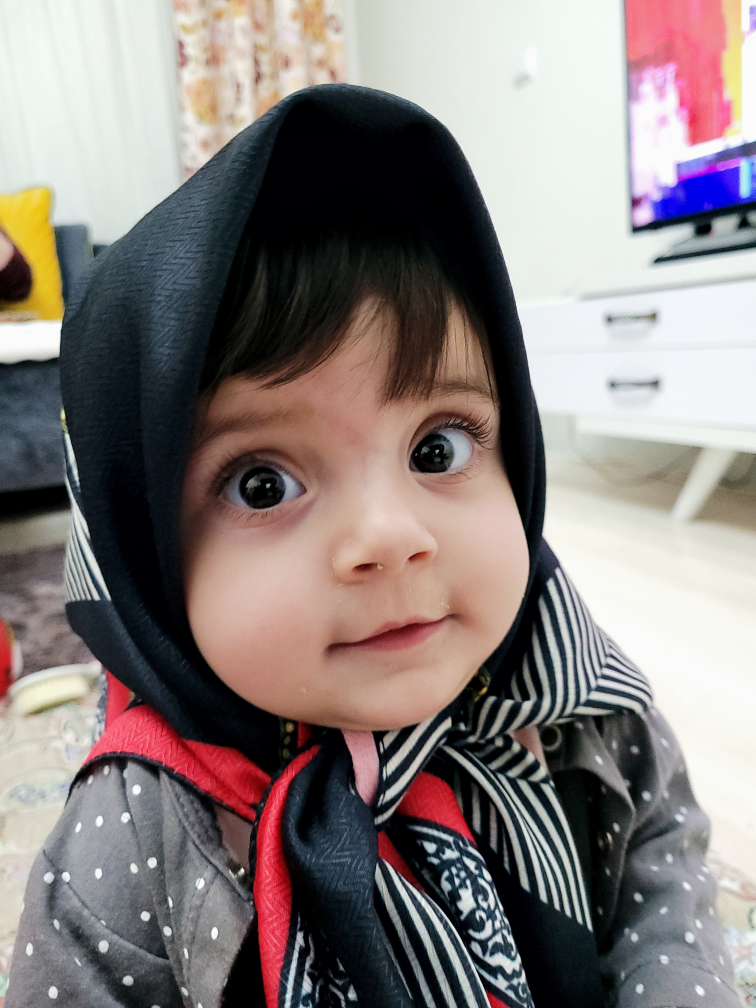
#> input picture HW_04/face_reference.jpg, 3024 x 4032 px (shown at 1/4 size)
$ jupyter execute --allow-errors 4.ipynb
#> lines starting #> are read from the running program, lines starting #| are printed output that depends on the picture
[cell 1]
import matplotlib.pyplot as plt

face_reference = plt.imread("face_reference.jpg")
#> face_reference is the input picture: shape (4032, 3024, 3); mean R, G, B 136.1, 126.5, 125
face_input = plt.imread("face_input.jpg")
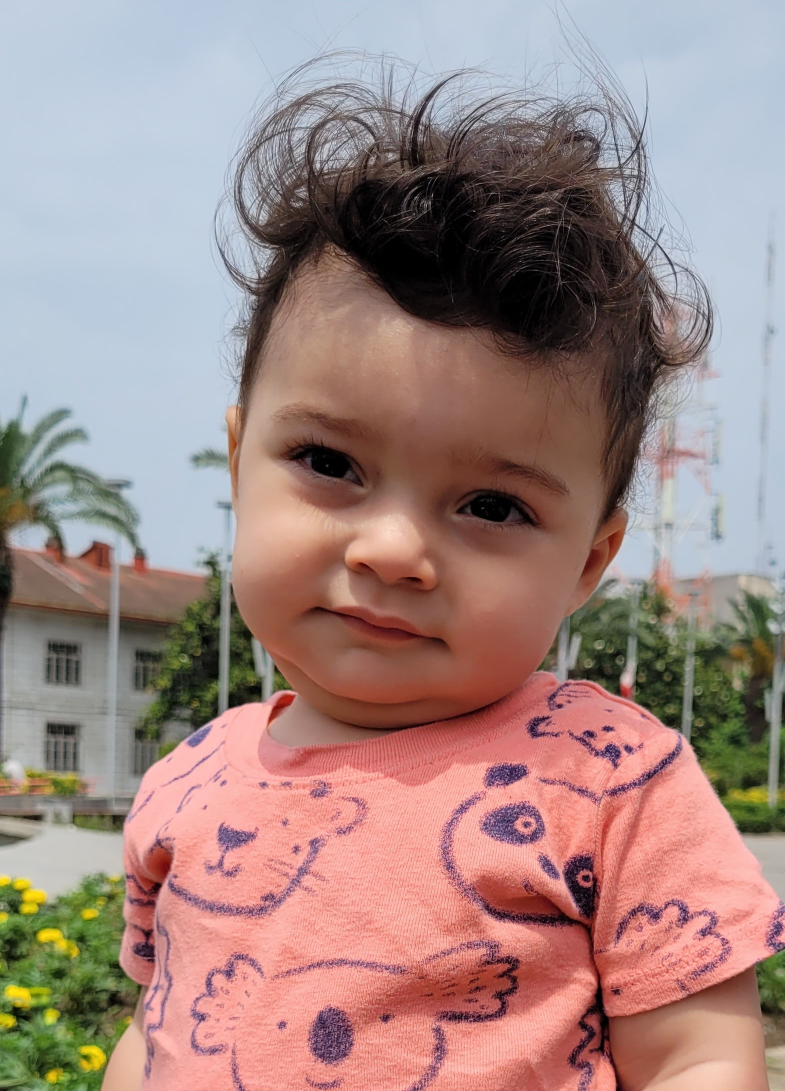
#> input picture HW_04/face_input.jpg, 1569 x 2182 px (shown at 1/2 size)
#> face_input is the input picture: shape (2182, 1569, 3); mean R, G, B 161.5, 135.8, 131.9

def togray(image):
    R = image[:, :, 0]
    G = image[:, :, 1]
    B = image[:, :, 2]
    return 0.299*R + 0.587*G + 0.114*B

refrence_gray = togray(face_reference)
input_gray = togray(face_input)
#> in togray (call 2), `R = image[:, :, 0]`:
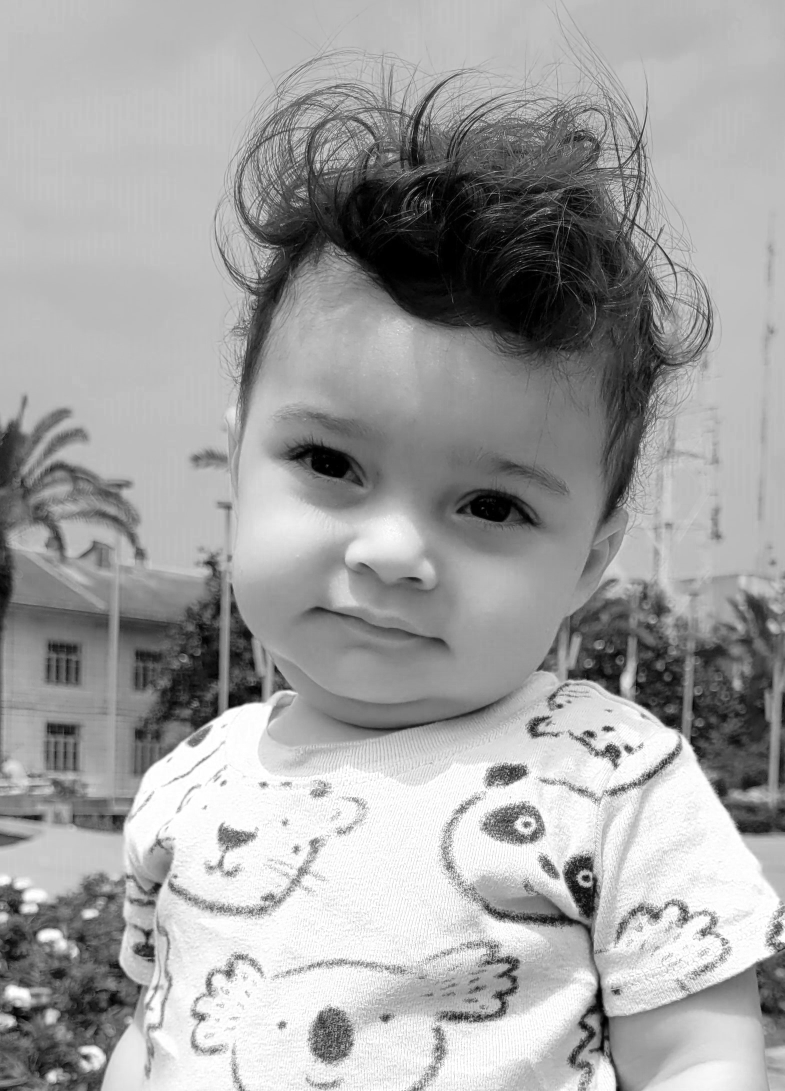
#> R: shape (2182, 1569) (shown at 1/2 size); min 0, max 255, mean 161.5
#> in togray (call 2), `B = image[:, :, 2]`:
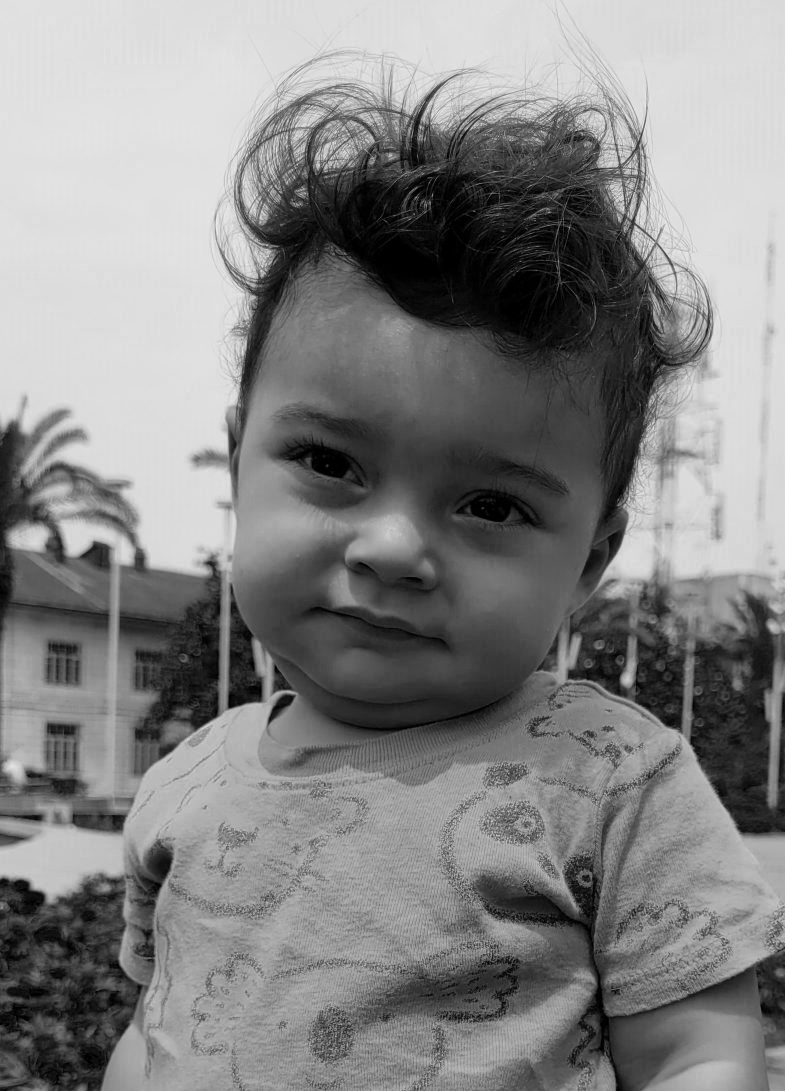
#> B: shape (2182, 1569) (shown at 1/2 size); min 0, max 252, mean 131.9

plt.figure(figsize=(10, 5))

plt.subplot(1, 2, 1)
plt.imshow(refrence_gray, cmap="gray")
plt.title("reference")

plt.subplot(1, 2, 2)
plt.imshow(input_gray, cmap="gray")
plt.title("input")

plt.show()

[cell 2]
import numpy as np

def resize(image,high,width):
#> called with high = 200, width = 150
    y_points = np.linspace(0, len(image[:,0]) - 1, high).astype(np.int32)
#> y_points = 200 values from 0 to 4031
    x_points = np.linspace(0, len(image[0,:]) - 1, width).astype(np.int32)
#> x_points = 150 values from 0 to 3023
    return image[y_points][:, x_points]
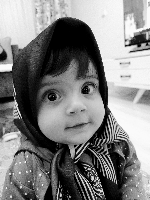
#> returned value: shape (200, 150) float64; min 0, max 252, mean 129.6

refrence_resized = resize(refrence_gray,200,150)
input_resized = resize(input_gray,200,150)
#> call 2 of resize, with high = 200, width = 150
#> in resize (call 2), `y_points = np.linspace(0, len(image[:,0]) - 1, high).astype(np.int32)`: y_points = 200 values from 0 to 2181
#> in resize (call 2), `x_points = np.linspace(0, len(image[0,:]) - 1, width).astype(np.int32)`: x_points = 150 values from 0 to 1568
#> in resize (call 2), `return image[y_points][:, x_points]`:
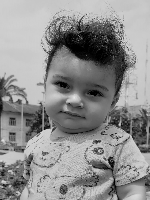
#> returned value: shape (200, 150) float64; min 0, max 230.4, mean 143.2

plt.figure(figsize=(10, 5))

plt.subplot(1, 2, 1)
plt.imshow(refrence_resized, cmap="gray")
plt.title("reference")

plt.subplot(1, 2, 2)
plt.imshow(input_resized, cmap="gray")
plt.title("input")

plt.show()

[cell 3]
refrence_resized

[cell 4]
input_resized

[cell 5]
MAE = np.mean(np.absolute(refrence_resized-input_resized))
#> MAE = 82.68
MAE
#> Out = 82.68

[cell 6]
MSE = np.mean((refrence_resized-input_resized)**2)
#> MSE = 10349.1
MSE
#> Out = 10349.1

[cell 7]
match_text = "Face Not Matched"
if(MAE<10 or MSE<100):
    match_text = "Face Matched"

plt.figure(figsize=(10, 5))

plt.subplot(1, 2, 1)
plt.imshow(refrence_resized, cmap="gray")
plt.title("reference")

plt.subplot(1, 2, 2)
plt.imshow(input_resized, cmap="gray")
plt.title("input")
plt.text(5,8,match_text)

plt.show()

[cell 8]
import pandas as pd

plt.figure(figsize=(20, 12))

plt.subplot(2, 4, 1)
plt.imshow(refrence_resized, cmap="gray")
plt.title("reference")

plt.subplot(2, 4, 2)
plt.imshow(input_resized, cmap="gray")
plt.title("input")
plt.text(0,-5,f"MSE : {round(MSE,2)}")

MSE_df = pd.DataFrame(data={"MSE": [MSE]},index=["input"])
#> MSE_df = table of 1 rows and 1 columns
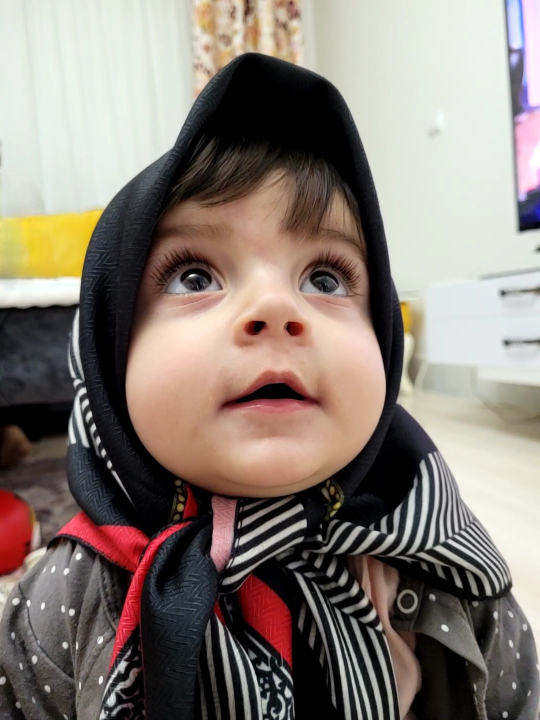
#> input picture HW_04/face_input1.jpg, 1080 x 1440 px (shown at 1/2 size)
#> further down, fi is the input picture: shape (1440, 1080, 3); mean R, G, B 136.5, 125.3, 117.7
#> (the rest of this cell did not finish here and is left out)

#> in togray (call 3), `return 0.299*R + 0.587*G + 0.114*B`:
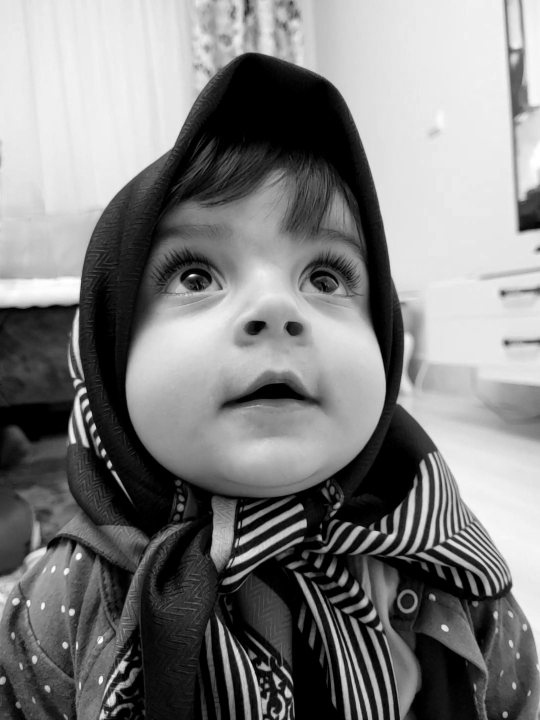
#> returned value: shape (1440, 1080) float64 (shown at 1/2 size); min 0, max 255, mean 127.8
    ir = resize(ig,200,150)
#> call 3 of resize, with high = 200, width = 150
#> in resize (call 3), `y_points = np.linspace(0, len(image[:,0]) - 1, high).astype(np.int32)`: y_points = 200 values from 0 to 1439
#> in resize (call 3), `x_points = np.linspace(0, len(image[0,:]) - 1, width).astype(np.int32)`: x_points = 150 values from 0 to 1079
#> in resize (call 3), `return image[y_points][:, x_points]`:
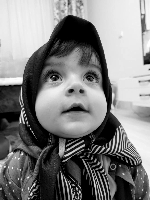
#> returned value: shape (200, 150) float64; min 0, max 255, mean 128.1
#> `mse = np.mean((refrence_resized-ir)**2)`: mse = 6519.8
    mse = np.mean((refrence_resized-ir)**2)
    MSE_df.loc[f"input{i+1}"] = [mse]
    plt.subplot(2, 4, i+5)
    plt.imshow(ir, cmap="gray")
    plt.title(f"input{i+1}")
    plt.text(0,-5,f"MSE : {round(mse,2)}")
plt.show()
MSE_df

[cell 9]
MSE_df.plot(kind="bar")
plt.show()
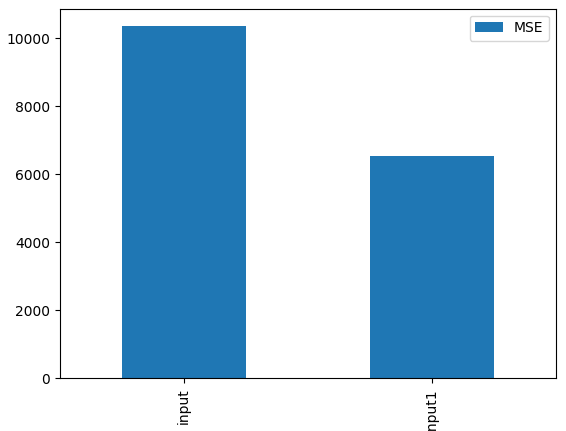
#> figure drawn by matplotlib, 1 panel
